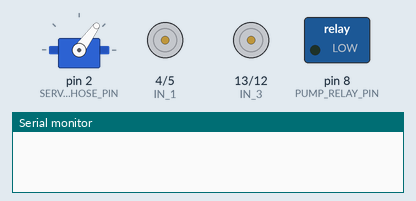
Recording of a sketch running on a simulated Arduino Uno, built with avr-gcc and run on an emulated ATmega328P. On the bench: servo, motor-driver pin pairs drawn as motors (green arrow = first pin HIGH = forward, orange = second pin HIGH = backward, longer = more drive, scaled by the enable pin), switched loads named in the sketch (green lamp = pin HIGH), the last lines printed to the serial monitor. Random numbers use the default seed unless the sketch sets one.

Above: at 0.15 s.
At 7.8 s:
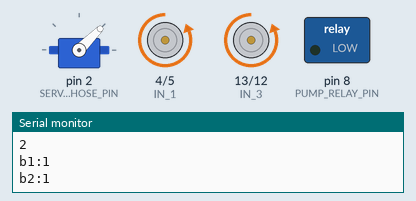
At 13.7 s:
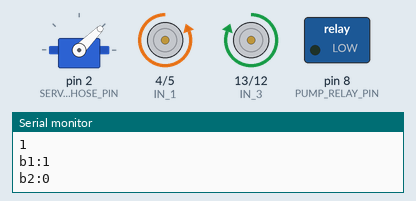
At 20.65 s:
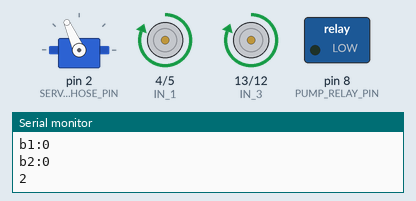
At 27.4 s:
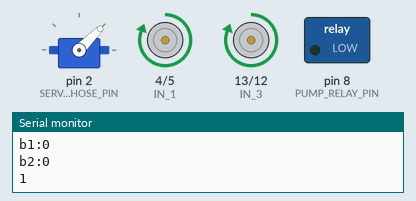
At 38.2 s:
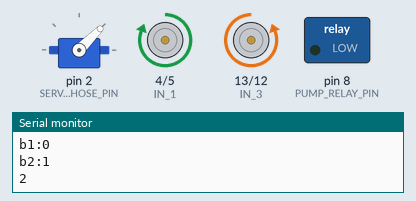
Timing chart, 0 to 40.0 s (numbered marks = the images above):
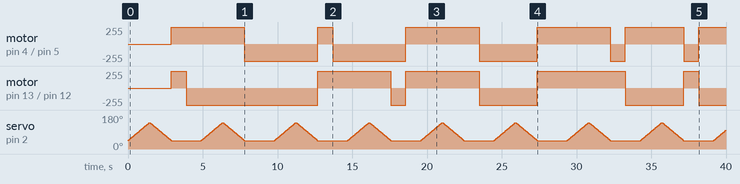

Measured:
- by itself, motor on pin 4 (IN_1) / pin 5 (IN_2): stopped → forward 255/255 at 2.9 s, → backward 255/255 4.9 s later, → forward 255/255 4.9 s later, → backward 255/255 1.0 s later, … (11 changes in this stretch)
- by itself, motor on pin 13 (IN_3) / pin 12 (IN_4): stopped → forward 255/255 at 2.9 s, → backward 255/255 1.0 s later, → forward 255/255 8.8 s later, → backward 255/255 4.9 s later, … (10 changes in this stretch)

The sketch:

main.ino
```cpp
#include <Servo.h>


//ADDR:98D3:41:F65D29


//MOTOR CONTROLLER
const int IN_1 = 4, IN_2 = 5, IN_3 = 13, IN_4 = 12;
int ENA = 3, ENB = 11;

//FIREHOSE CONTROLELR
Servo myservo;
int pos = 0;
const int SERVO_FIREHOSE_PIN = 2;
const int SERVO_MIN = 45, SERVO_MAX = 140;
//Heat Sensor
const int HEAT_SENSOR_PIN_1 = 7, HEAT_SENSOR_PIN_2 = 7;
int HEAT_SENSOR_VALUE_1 = 0, HEAT_SENSOR_VALUE_2 = 0;

//Pump Relay
const int PUMP_RELAY_PIN = 8;

void setup() {
  // initialize digital pin LED_BUILTIN as an output.
  pinMode(LED_BUILTIN, OUTPUT);
  myservo.attach(SERVO_FIREHOSE_PIN);
  pinMode(IN_1, OUTPUT);
  pinMode(IN_2, OUTPUT);
  pinMode(IN_3, OUTPUT);
  pinMode(IN_4, OUTPUT);
  pinMode(ENA, OUTPUT);
  pinMode(ENB, OUTPUT);
  pinMode(PUMP_RELAY_PIN, OUTPUT);
  Serial.begin(9600);
}

// the loop function runs over and over again forever
void loop() {
  /*
    digitalWrite(PUMP_RELAY_PIN, HIGH);
    delay(5000);
    digitalWrite(PUMP_RELAY_PIN, LOW);
    delay(5000);
  */
  /*
    HEAT_SENSOR_VALUE_1 = analogRead(HEAT_SENSOR_PIN_1);
    HEAT_SENSOR_VALUE_2 = analogRead(HEAT_SENSOR_PIN_2);
    Serial.print("TEMPRATURE_1:");
    Serial.println(HEAT_SENSOR_VALUE_1);
    Serial.print("TEMPRATURE_2:");
    Serial.println(HEAT_SENSOR_VALUE_2);
  */

  //Servo loo
  for (pos = SERVO_MIN; pos <= SERVO_MAX; pos += 1) { // goes from 0 degrees to 180 degrees
    // in steps of 1 degree
    myservo.write(pos);              // tell servo to go to position in variable 'pos'
    delay(15);                       // waits 15ms for the servo to reach the position
  }
  for (pos = SERVO_MAX; pos >= SERVO_MIN; pos -= 1) { // goes from 180 degrees to 0 degrees
    myservo.write(pos);              // tell servo to go to position in variable 'pos'
    delay(15);                       // waits 15ms for the servo to reach the position
  }


  /*

    analogWrite(ENA, 100); //ENA pin
    analogWrite(ENB, 200); //ENB pin
    digitalWrite(IN_1, HIGH);
    digitalWrite(IN_2, LOW);
    digitalWrite(IN_3, HIGH);
    digitalWrite(IN_4, LOW);
    delay(1000);
    digitalWrite(IN_1, LOW);
    digitalWrite(IN_2, HIGH);
    digitalWrite(IN_3, LOW);
    digitalWrite(IN_4, HIGH);
    delay(1000);
  */


  int count = 0;
  for (count = 1; count < 3; count += 1) {
    move(count, 1);

    Serial.println(count);
    delay(1000);
  }

}


//1 = MUNDUR KIRI
//2 = MAJU KIRI
//3 = MUNDUR KANAN
//4 = MAJU KANAN

bool forward[] = {LOW, HIGH, LOW, HIGH}, backward[] = {HIGH, LOW, HIGH, LOW};
bool left[] = {LOW, LOW, LOW, LOW}, right[] = {LOW, LOW, LOW, LOW};
bool stay[] = {LOW, LOW, LOW, LOW};
//bool keked[] = {HIGH, LOW, HIGH, LOW};


void move(int direction, float force) {
  //Controlling speed (0 = off and 255 = max speed)
  int theForce = force * 255;
  analogWrite(ENA, theForce); //ENA pin
  analogWrite(ENB, theForce); //ENB pin

  bool *keked;
  if (direction == 1) {
    keked = forward;
  }
  if (direction == 3) {
    keked = left;
  }
  if (direction == 2) {
    keked = backward;
  }
  if (direction == 4) {
    keked = right;
  }
  /*
  digitalWrite(IN_1, keked[0]);
  digitalWrite(IN_2, keked[1]);
  digitalWrite(IN_3, keked[2]);
  digitalWrite(IN_4, keked[3]);
  */
  bool b1 = random(1, 3) == 1;
  bool b2 = random(1, 3) == 1;
  Serial.print("b1:");
  Serial.println(b1);
  Serial.print("b2:");
  Serial.println(b2);

  //if (direction == 1) {
  digitalWrite(IN_1, b1 ? LOW : HIGH);
  digitalWrite(IN_2, b1 ? HIGH : LOW);
  digitalWrite(IN_3, b2 ? LOW : HIGH);
  digitalWrite(IN_4, b2 ? HIGH : LOW);
  //}

}
```
